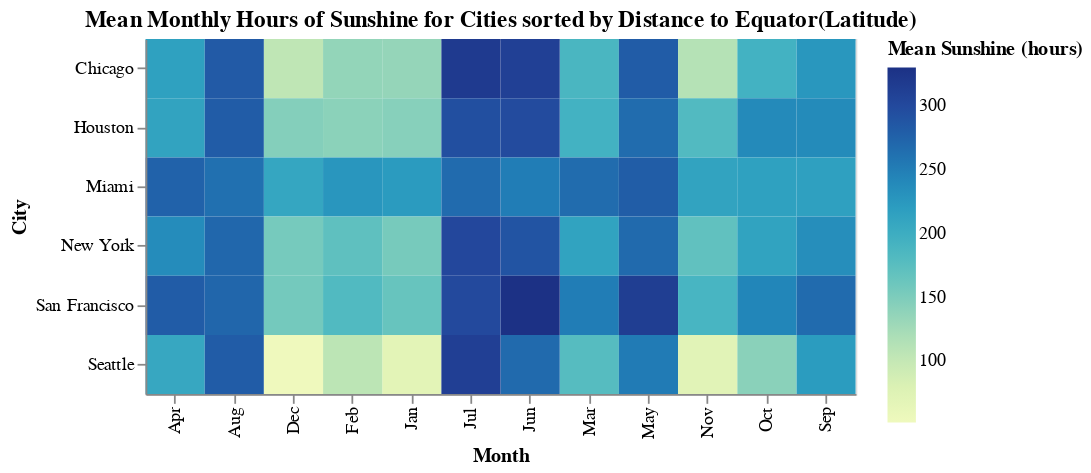

Write notebook code for a chart like this one.
### Code cell
alt.Chart(source).mark_rect().encode(
    y=alt.Y('city:N', axis=alt.Axis(title='City')),
    x=alt.X('month:N', axis=alt.Axis(title='Month')),
    color=alt.Color('mean(sunshine):Q', scale=alt.Scale(scheme='yellowgreenblue'), legend=alt.Legend(title='Mean Sunshine (hours)'))
).properties(
    width=400,
    height=200,
    title='Mean Monthly Hours of Sunshine for Cities sorted by Distance to Equator(Latitude)'
)

### Figure 1 — Vega-Lite specification as saved in the notebook (floating-point values rounded to 4 significant figures)
{"config": {"view": {"continuousWidth": 300, "continuousHeight": 300}}, "data": {"name": "data-162638687fd33f296a3b88b07ba677ef"}, "mark": {"type": "rect"}, "encoding": {"color": {"aggregate": "mean", "field": "sunshine", "legend": {"title": "Mean Sunshine (hours)"}, "scale": {"scheme": "yellowgreenblue"}, "type": "quantitative"}, "x": {"axis": {"title": "Month"}, "field": "month", "type": "nominal"}, "y": {"axis": {"title": "City"}, "field": "city", "type": "nominal"}}, "height": 200, "title": "Mean Monthly Hours of Sunshine for Cities sorted by Distance to Equator(Latitude)", "width": 400, "$schema": "https://vega.github.io/schema/vega-lite/v5.15.1.json", "datasets": {"data-162638687fd33f296a3b88b07ba677ef": [{"city": "Chicago", "lon": -87.62, "lat": 41.88, "month": "Jan", "monthnum": 0, "sunshine": 135}, {"city": "Chicago", "lon": -87.62, "lat": 41.88, "month": "Feb", "monthnum": 1, "sunshine": 136}, {"city": "Chicago", "lon": -87.62, "lat": 41.88, "month": "Mar", "monthnum": 2, "sunshine": 187}, {"city": "Chicago", "lon": -87.62, "lat": 41.88, "month": "Apr", "monthnum": 3, "sunshine": 215}, {"city": "Chicago", "lon": -87.62, "lat": 41.88, "month": "May", "monthnum": 4, "sunshine": 281}, {"city": "Chicago", "lon": -87.62, "lat": 41.88, "month": "Jun", "monthnum": 5, "sunshine": 311}, {"city": "Chicago", "lon": -87.62, "lat": 41.88, "month": "Jul", "monthnum": 6, "sunshine": 318}, {"city": "Chicago", "lon": -87.62, "lat": 41.88, "month": "Aug", "monthnum": 7, "sunshine": 283}, {"city": "Chicago", "lon": -87.62, "lat": 41.88, "month": "Sep", "monthnum": 8, "sunshine": 226}, {"city": "Chicago", "lon": -87.62, "lat": 41.88, "month": "Oct", "monthnum": 9, "sunshine": 193}, {"city": "Chicago", "lon": -87.62, "lat": 41.88, "month": "Nov", "monthnum": 10, "sunshine": 113}, {"city": "Chicago", "lon": -87.62, "lat": 41.88, "month": "Dec", "monthnum": 11, "sunshine": 106}, {"city": "Houston", "lon": -95.36, "lat": 29.75, "month": "Jan", "monthnum": 0, "sunshine": 144}, {"city": "Houston", "lon": -95.36, "lat": 29.75, "month": "Feb", "monthnum": 1, "sunshine": 141}, {"city": "Houston", "lon": -95.36, "lat": 29.75, "month": "Mar", "monthnum": 2, "sunshine": 193}, {"city": "Houston", "lon": -95.36, "lat": 29.75, "month": "Apr", "monthnum": 3, "sunshine": 212}, {"city": "Houston", "lon": -95.36, "lat": 29.75, "month": "May", "monthnum": 4, "sunshine": 266}, {"city": "Houston", "lon": -95.36, "lat": 29.75, "month": "Jun", "monthnum": 5, "sunshine": 298}, {"city": "Houston", "lon": -95.36, "lat": 29.75, "month": "Jul", "monthnum": 6, "sunshine": 294}, {"city": "Houston", "lon": -95.36, "lat": 29.75, "month": "Aug", "monthnum": 7, "sunshine": 281}, {"city": "Houston", "lon": -95.36, "lat": 29.75, "month": "Sep", "monthnum": 8, "sunshine": 238}, {"city": "Houston", "lon": -95.36, "lat": 29.75, "month": "Oct", "monthnum": 9, "sunshine": 239}, {"city": "Houston", "lon": -95.36, "lat": 29.75, "month": "Nov", "monthnum": 10, "sunshine": 181}, {"city": "Houston", "lon": -95.36, "lat": 29.75, "month": "Dec", "monthnum": 11, "sunshine": 146}, {"city": "Miami", "lon": -80.19, "lat": 25.76, "month": "Jan", "monthnum": 0, "sunshine": 222}, {"city": "Miami", "lon": -80.19, "lat": 25.76, "month": "Feb", "monthnum": 1, "sunshine": 227}, {"city": "Miami", "lon": -80.19, "lat": 25.76, "month": "Mar", "monthnum": 2, "sunshine": 266}, {"city": "Miami", "lon": -80.19, "lat": 25.76, "month": "Apr", "monthnum": 3, "sunshine": 275}, {"city": "Miami", "lon": -80.19, "lat": 25.76, "month": "May", "monthnum": 4, "sunshine": 280}, {"city": "Miami", "lon": -80.19, "lat": 25.76, "month": "Jun", "monthnum": 5, "sunshine": 251}, {"city": "Miami", "lon": -80.19, "lat": 25.76, "month": "Jul", "monthnum": 6, "sunshine": 267}, {"city": "Miami", "lon": -80.19, "lat": 25.76, "month": "Aug", "monthnum": 7, "sunshine": 263}, {"city": "Miami", "lon": -80.19, "lat": 25.76, "month": "Sep", "monthnum": 8, "sunshine": 216}, {"city": "Miami", "lon": -80.19, "lat": 25.76, "month": "Oct", "monthnum": 9, "sunshine": 215}, {"city": "Miami", "lon": -80.19, "lat": 25.76, "month": "Nov", "monthnum": 10, "sunshine": 212}, {"city": "Miami", "lon": -80.19, "lat": 25.76, "month": "Dec", "monthnum": 11, "sunshine": 209}, {"city": "New York", "lon": -73.94, "lat": 40.73, "month": "Jan", "monthnum": 0, "sunshine": 154}, {"city": "New York", "lon": -73.94, "lat": 40.73, "month": "Feb", "monthnum": 1, "sunshine": 171}, {"city": "New York", "lon": -73.94, "lat": 40.73, "month": "Mar", "monthnum": 2, "sunshine": 213}, {"city": "New York", "lon": -73.94, "lat": 40.73, "month": "Apr", "monthnum": 3, "sunshine": 237}, {"city": "New York", "lon": -73.94, "lat": 40.73, "month": "May", "monthnum": 4, "sunshine": 268}, {"city": "New York", "lon": -73.94, "lat": 40.73, "month": "Jun", "monthnum": 5, "sunshine": 289}, {"city": "New York", "lon": -73.94, "lat": 40.73, "month": "Jul", "monthnum": 6, "sunshine": 302}, {"city": "New York", "lon": -73.94, "lat": 40.73, "month": "Aug", "monthnum": 7, "sunshine": 271}, {"city": "New York", "lon": -73.94, "lat": 40.73, "month": "Sep", "monthnum": 8, "sunshine": 235}, {"city": "New York", "lon": -73.94, "lat": 40.73, "month": "Oct", "monthnum": 9, "sunshine": 213}, {"city": "New York", "lon": -73.94, "lat": 40.73, "month": "Nov", "monthnum": 10, "sunshine": 169}, {"city": "New York", "lon": -73.94, "lat": 40.73, "month": "Dec", "monthnum": 11, "sunshine": 155}, {"city": "San Francisco", "lon": -122.4, "lat": 37.73, "month": "Jan", "monthnum": 0, "sunshine": 165}, {"city": "San Francisco", "lon": -122.4, "lat": 37.73, "month": "Feb", "monthnum": 1, "sunshine": 182}, {"city": "San Francisco", "lon": -122.4, "lat": 37.73, "month": "Mar", "monthnum": 2, "sunshine": 251}, {"city": "San Francisco", "lon": -122.4, "lat": 37.73, "month": "Apr", "monthnum": 3, "sunshine": 281}, {"city": "San Francisco", "lon": -122.4, "lat": 37.73, "month": "May", "monthnum": 4, "sunshine": 314}, {"city": "San Francisco", "lon": -122.4, "lat": 37.73, "month": "Jun", "monthnum": 5, "sunshine": 330}, {"city": "San Francisco", "lon": -122.4, "lat": 37.73, "month": "Jul", "monthnum": 6, "sunshine": 300}, {"city": "San Francisco", "lon": -122.4, "lat": 37.73, "month": "Aug", "monthnum": 7, "sunshine": 272}, {"city": "San Francisco", "lon": -122.4, "lat": 37.73, "month": "Sep", "monthnum": 8, "sunshine": 267}, {"city": "San Francisco", "lon": -122.4, "lat": 37.73, "month": "Oct", "monthnum": 9, "sunshine": 243}, {"city": "San Francisco", "lon": -122.4, "lat": 37.73, "month": "Nov", "monthnum": 10, "sunshine": 189}, {"city": "San Francisco", "lon": -122.4, "lat": 37.73, "month": "Dec", "monthnum": 11, "sunshine": 156}, {"city": "Seattle", "lon": -122.3, "lat": 47.61, "month": "Jan", "monthnum": 0, "sunshine": 69}, {"city": "Seattle", "lon": -122.3, "lat": 47.61, "month": "Feb", "monthnum": 1, "sunshine": 108}, {"city": "Seattle", "lon": -122.3, "lat": 47.61, "month": "Mar", "monthnum": 2, "sunshine": 178}, {"city": "Seattle", "lon": -122.3, "lat": 47.61, "month": "Apr", "monthnum": 3, "sunshine": 207}, {"city": "Seattle", "lon": -122.3, "lat": 47.61, "month": "May", "monthnum": 4, "sunshine": 253}, {"city": "Seattle", "lon": -122.3, "lat": 47.61, "month": "Jun", "monthnum": 5, "sunshine": 268}, {"city": "Seattle", "lon": -122.3, "lat": 47.61, "month": "Jul", "monthnum": 6, "sunshine": 312}, {"city": "Seattle", "lon": -122.3, "lat": 47.61, "month": "Aug", "monthnum": 7, "sunshine": 281}, {"city": "Seattle", "lon": -122.3, "lat": 47.61, "month": "Sep", "monthnum": 8, "sunshine": 221}, {"city": "Seattle", "lon": -122.3, "lat": 47.61, "month": "Oct", "monthnum": 9, "sunshine": 142}, {"city": "Seattle", "lon": -122.3, "lat": 47.61, "month": "Nov", "monthnum": 10, "sunshine": 72}, {"city": "Seattle", "lon": -122.3, "lat": 47.61, "month": "Dec", "monthnum": 11, "sunshine": 52}]}}
